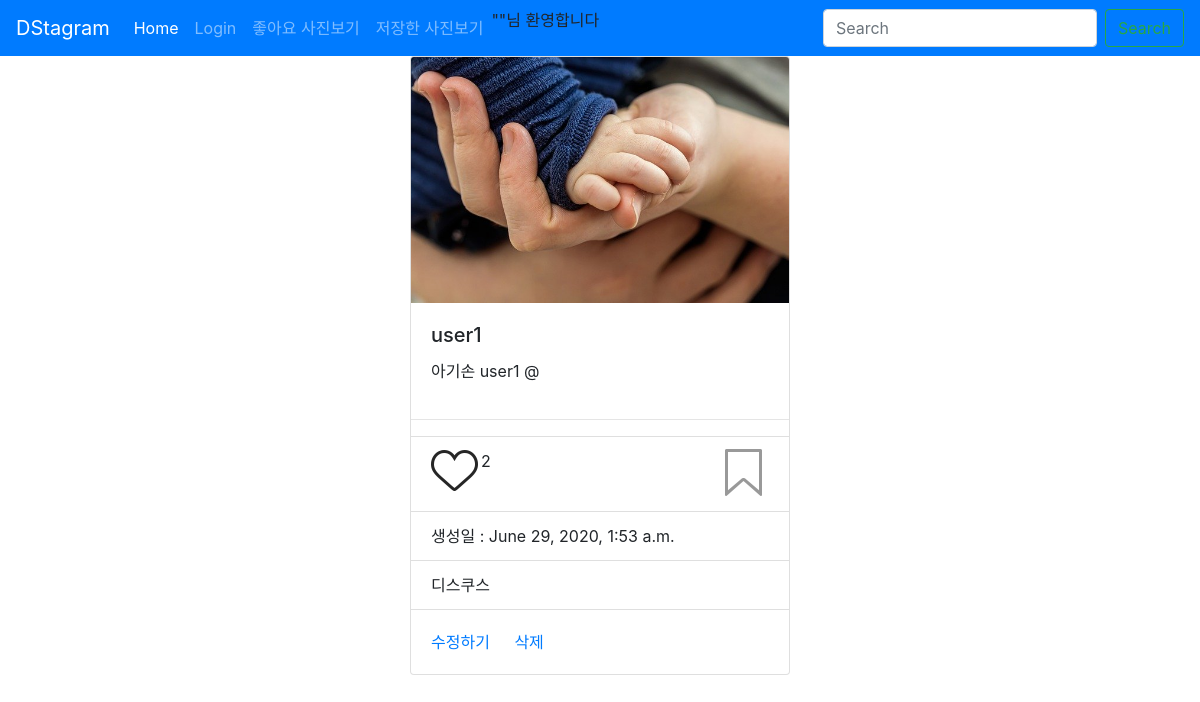
Screenshot of /detail/3/ with the database file from the repository.
### photo/models.py (models this page shows, shortened)
class Photo(models.Model):
    author = models.ForeignKey(User, on_delete=models.CASCADE, related_name='user')
    text= models.TextField(blank=True)
    image = models.ImageField(upload_to='timeline_photo/&Y/&m/&d')
    created = models.DateTimeField(auto_now_add=True)
    updated = models.DateTimeField(auto_now=True)
    like = models.ManyToManyField(User, related_name='like_post',blank=True)
    favorite = models.ManyToManyField(User, related_name='favorite_post',blank=True)
    class Meta:
        ordering = ['-created']

### photo/views.py (the view)
# urls.py: path("detail/<int:pk>/", PhotoDetail.as_view(), name='detail'),
class PhotoDetail(DetailView):
    model = Photo
    template_name_suffix ='_detail'

### photo/templates/photo/photo_detail.html (shortened to what this page needs)
{% extends 'base.html' %}
{% block content %}
<div class="row">
    <div class="col"></div>
    <div class="col-12 col-xl-4 col-md-4">
        <div class="card" style="">
            <img src=" {{object.image.url}}" class="card-img-top" alt="...">
            <div class="card-body">
                <h5 class="card-title"> {{object.author}}</h5>
                <p class="card-text"> {{object.text}}</p>
            </div>
            <hr>
            <ul class ="list-group list-group-flush">
                <li class ="list-group-item">
                    <a href="{% url 'photo:like' object.id %}"
                    class="float-left btn-like {% if user in object.like.all %}active{%endif%}">좋아요!</a>
                    {% if object.like.all.count %}
                    <span>{{object.like.all.count}}</span>
                    {% endif %}
                    <a href="{% url 'photo:favorite' object.id %}"
                    class="float-right btn-favorite{% if user in object.like.all%}active{%endif%}">저장하기</a>
                </li>
                <li class="list-group-item">생성일 : {{ object.created }}</li>
                <li class="list-group-item">디스쿠스</li>
            </ul>
            <div class="card-body">
                <a href="{% url 'photo:update' object.id %}" class="card-link">수정하기</a>
                <a href="{% url 'photo:delete' object.id %}" class="card-link">삭제</a>
            </div>
        </div>
    </div>
    <div class="col"></div>
</div>
{% endblock %}

### rows the page displays
Photo: image (picture), author "user1", text "아기손 user1 @", like.all.count "2", created "June 29, 2020, 1:53 a.m."
